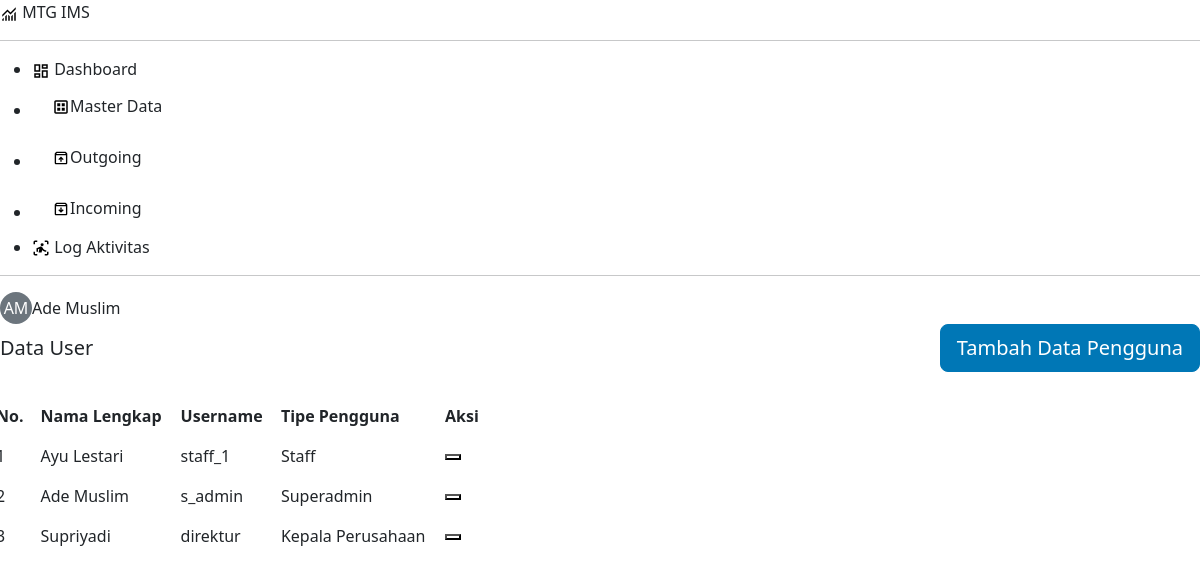
The app's page /pages/master-data/users/index.php (signed in), older data.
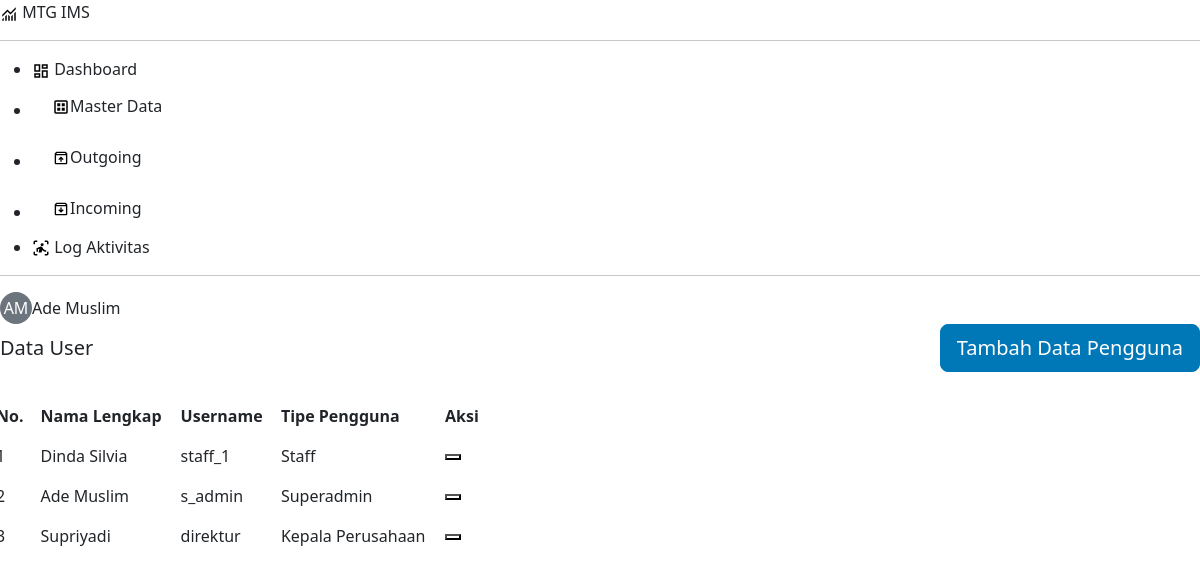
The same page, newer data.
### tables this page shows
CREATE TABLE `pengguna` (
  `id_pengguna` varchar(36) NOT NULL,
  `nama_lengkap` varchar(100) NOT NULL,
  `nama_pengguna` varchar(50) NOT NULL,
  `password` varchar(100) NOT NULL,
  `tipe_pengguna` enum('superadmin','staff','kepala_perusahaan','tes') NOT NULL DEFAULT 'staff',
  `status_hapus` tinyint(1) NOT NULL DEFAULT '0'
);

### includes/function.php (called while the page is built, shortened)
<?php
require_once 'config.php';
function base_url($url = null) {
    $base_url = getenv('BASE_URL') ? getenv('BASE_URL') : "http://ims-amc.test";
    if ($url != null) {
        return rtrim($base_url, '/') . '/' . ltrim($url, '/');
    } else {
        return $base_url;
    }
}
function setActivePage($page) {
    $current_page = $_SERVER['REQUEST_URI'];
    $active_class = '';
    if (strpos($current_page, $page) !== false) {
        $active_class = 'active';
    }
    return $active_class;
}
function selectData($table, $conditions = "", $order_by = "", $limit = "", $bind_params = array()) {
    global $conn;
    $sql = "SELECT * FROM $table";
    if (!empty($conditions)) {
        $sql .= " WHERE $conditions";
    }
    $stmt = mysqli_prepare($conn, $sql);
    mysqli_stmt_execute($stmt);
    $result = mysqli_stmt_get_result($stmt);
    $rows = mysqli_fetch_all($result, MYSQLI_ASSOC);
    return $rows;
}

### pages/master-data/users/index.php (the view, shortened to what this page needs)
<?php
require '../../../includes/header.php';
$data_pengguna = selectData('pengguna', 'status_hapus = 0');
?>
<div class="d-flex justify-content-between align-items-center mb-4">
  <h1 class="fs-5 m-0">Data User</h1>
  <button type="button" class="btn btn-primary btn-lg btn-icon btn-add" data-bs-toggle="modal"
    data-bs-target="#addModal">
    Tambah Data Pengguna
  </button>
</div>
<div class="row" style="width: 500px;">
  <table id="example" class="table nowrap table-hover">
    <thead>
      <tr>
        <th>No.</th>
        <th>Nama Lengkap</th>
        <th>Username</th>
        <th>Tipe Pengguna</th>
        <th>Aksi</th>
      </tr>
    </thead>
    <tbody>
      <?php if (empty($data_pengguna)) : ?>
      <tr>
        <td colspan="5">Tidak ada data</td>
      </tr>
      <?php else : ?>
      <?php $no = 1; ?>
      <?php foreach ($data_pengguna as $pengguna) : ?>
      <tr>
        <td class="text-start"><?= $no; ?></td>
        <td><?= ucwords($pengguna['nama_lengkap']); ?></td>
        <td><?= $pengguna['nama_pengguna']; ?></td>
        <td>
          <?= $pengguna['tipe_pengguna'] == 'kepala_perusahaan' ? "Kepala Perusahaan" : ucwords($pengguna['tipe_pengguna']); ?>
        </td>
        <td>
          <div class="btn-group">
            <button type="button" class="btn-act btn-edit bg-transparent" data-bs-toggle="modal"
              data-bs-target="#editModal<?= $pengguna['id_pengguna']; ?>" title="Ubah Data"></button>
          </div>
        </td>
      </tr>
              <?php include 'edit.php'; ?>
      <?php
    $no++;
    endforeach;
    endif;
    ?>
    </tbody>
  </table>
</div>
<?php
require '../../../includes/footer.php';
?>

### includes/header.php (shortened to what this page needs)
<?php
require_once 'function.php';
$nama_lengkap = $_SESSION['nama_lengkap'] ?? $_COOKIE['nama_lengkap'] ?? '';
$peran_pengguna = $_SESSION['peran_pengguna'] ?? $_COOKIE['peran_pengguna'] ?? '';
?>
<!DOCTYPE html>
<html lang="en">
<head>
  <link rel="stylesheet" href="<?= base_url('assets/css/bootstrap.min.css'); ?>">
  <link rel="stylesheet" href="<?= base_url('assets/css/dataTables.bootstrap5.css'); ?>">
  <link rel="stylesheet" href="<?= base_url('assets/css/responsive.bootstrap5.css'); ?>">
  <link rel="stylesheet" href="<?= base_url('assets/css/buttons.dataTables.css'); ?>">
  <link rel="stylesheet" href="<?= base_url('assets/css/style.css'); ?>">
  <link rel="stylesheet" href="<?= base_url('assets/css/print.css'); ?>">
  <link rel="stylesheet" href="<?= base_url('assets/css/sweetalert2.min.css'); ?>">
</head>
<body>
  <div class="sb-cover d-print-none">
    <div class="sidebar">
      <div class="sidebar-top">
        <div class="header">
          <a href="/" class="nav-link">
            <svg xmlns="http://www.w3.org/2000/svg" height="18" viewBox="0 -960 960 960" width="18">
              <path
                d="M120-120v-80l80-80v160h-80Zm160 0v-240l80-80v320h-80Zm160 0v-320l80 81v239h-80Zm160 0v-239l80-80v319h-80Zm160 0v-400l80-80v480h-80ZM120-327v-113l280-280 160 160 280-280v113L560-447 400-607 120-327Z" />
            </svg>
            <span class="text-link">
              MTG IMS
            </span>
          </a>
        </div>
        <hr>
        <ul>
          <li>
            <a href="<?= base_url('pages/dashboard'); ?>"
              class="nav-link text-dark <?= setActivePage('pages/dashboard'); ?>">
              <span class="text-link">
                Dashboard
              </span>
            </a>
          </li>
          <li>
            <div class="accordion accordion-flush" style="background-color: transparent;" id="accordionFlushMasterData">
              <div class="accordion-item">
                <h2 class="accordion-header">
                  <button class="accordion-button collapsed nav-link" type="button" data-bs-toggle="collapse"
                    data-bs-target="#flush-collapseOne" aria-expanded="false" aria-controls="flush-collapseOne">
                    <span class="text-link">
                      Master Data
                    </span>
                  </button>
                </h2>
              </div>
            </div>
          </li>
          <li>
            <div class="accordion accordion-flush" style="background-color: transparent;" id="accordionFlushOutgoing">
              <div class="accordion-item">
                <h2 class="accordion-header">
                  <button class="accordion-button collapsed nav-link" type="button" data-bs-toggle="collapse"
                    data-bs-target="#flush-collapseTwo" aria-expanded="false" aria-controls="flush-collapseTwo">
                    <span class="text-link">
                      Outgoing
                    </span>
                  </button>
                </h2>
              </div>
            </div>
          </li>
          <li>
            <div class="accordion accordion-flush" style="background-color: transparent;" id="accordionFlushIncoming">
              <div class="accordion-item">
                <h2 class="accordion-header">
                  <button class="accordion-button collapsed nav-link" type="button" data-bs-toggle="collapse"
                    data-bs-target="#flush-collapseThree" aria-expanded="false" aria-controls="flush-collapseThree">
                    <span class="text-link">
                      Incoming
                    </span>
                  </button>
                </h2>
              </div>
            </div>
          </li>
          <?php if ($peran_pengguna === 'superadmin'): ?>
          <li>
            <a href="<?= base_url('pages/activity-log'); ?>"
              class="nav-link text-dark <?= setActivePage('pages/activity-log'); ?>">
              <span class="text-link">
                Log Aktivitas
              </span>
            </a>
          </li>
          <?php endif; ?>
        </ul>
      </div>
      <div class="sidebar-bottom">
        <hr>
        <div class="dropdown">
          <a href="#" class="d-flex align-items-center text-dark text-decoration-none nav-link"
            data-bs-toggle="dropdown" aria-expanded="false">
            <span class="rounded-circle bg-secondary text-white"
              style="width: 32px; height: 32px; display: inline-flex; align-items: center; justify-content: center;">
              <?php
                $kata = explode(" ", $nama_lengkap);
                $inisial = '';
                foreach ($kata as $kata_satu) {
                    $inisial .= substr($kata_satu, 0, 1);
                }
                echo strtoupper($inisial);
                ?>
            </span>
            <span class="text-link"><?= ucwords($nama_lengkap); ?></span>
          </a>
        </div>
      </div>
    </div>
  </div>
  <div class="rs-content" style="position: relative;">

### includes/footer.php (shortened to what this page needs)
</div>
</body>
</html>

Row changes from the older to the newer data that the page shows:
changed pengguna "staff_1": nama_lengkap "Ayu Lestari" → "Dinda Silvia"
